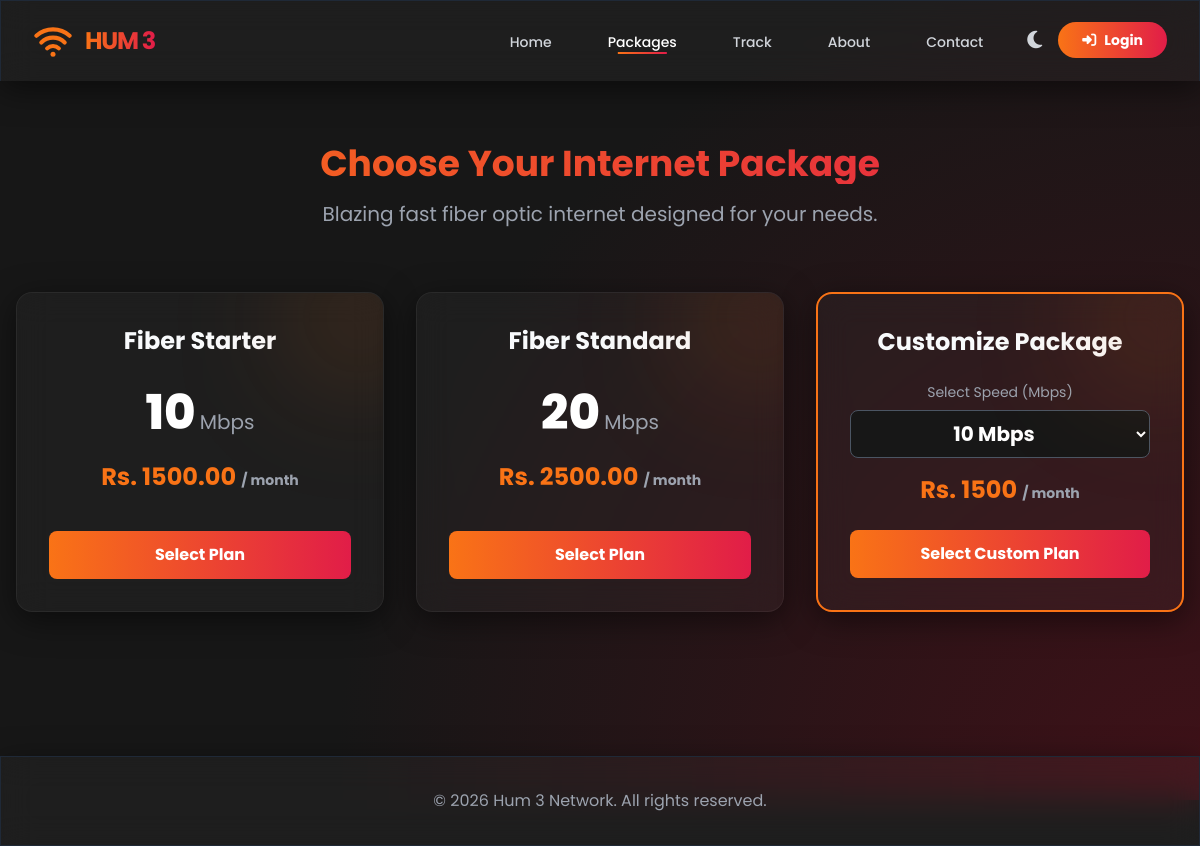
The page /billing/packages/ on the database its author committed.
### billing/models.py (models this page shows, shortened)
class Package(models.Model):
    name = models.CharField(max_length=100)
    speed_mbps = models.IntegerField()
    price = models.DecimalField(max_digits=10, decimal_places=2)
    active = models.BooleanField(default=True)

### billing/views.py (the view)
# urls.py: path('packages/', views.packages, name='packages'),
def packages(request):
    packages_list = Package.objects.filter(active=True).order_by('price')
    return render(request, 'billing/packages.html', {'packages': packages_list})

### templates/billing/packages.html (shortened to what this page needs)
{% extends 'base.html' %}
{% block content %}
<div class="max-w-7xl mx-auto px-4 py-16 relative z-10">
    <div class="text-center mb-16">
        <h2 class="text-3xl md:text-4xl font-bold gradient-text mb-4">Choose Your Internet Package</h2>
        <p class="text-xl text-gray-400">Blazing fast fiber optic internet designed for your needs.</p>
    </div>
    <div class="grid grid-cols-1 md:grid-cols-2 lg:grid-cols-3 gap-8">
        {% for pkg in packages %}
        <div class="glass-panel p-8 rounded-2xl flex flex-col items-center text-center transform hover:-translate-y-2 transition duration-300 relative overflow-hidden group">
            <div class="absolute -top-10 -right-10 w-32 h-32 bg-primary/20 rounded-full blur-3xl group-hover:bg-primary/40 transition"></div>
            <h3 class="text-2xl font-bold mb-2">{{ pkg.name }}</h3>
            <div class="my-6">
                <span class="text-4xl md:text-5xl font-extrabold text-white">{{ pkg.speed_mbps }}</span>
                <span class="text-xl text-gray-400">Mbps</span>
            </div>
            <div class="text-2xl font-bold text-primary mb-8">
                Rs. {{ pkg.price }} <span class="text-sm text-gray-400">/ month</span>
            </div>
            <a href="{% url 'purchase' pkg.id %}" class="w-full bg-gradient-to-r from-primary to-secondary text-white font-bold py-3 rounded-lg btn-glow mt-auto text-center">
                Select Plan
            </a>
        </div>
        {% empty %}
        <div class="col-span-3 text-center text-gray-400 py-10">
            No packages available at the moment. Please check back later.
        </div>
        {% endfor %}
        <div class="glass-panel p-8 rounded-2xl flex flex-col items-center text-center transform hover:-translate-y-2 transition duration-300 relative overflow-hidden group border-2 border-primary"
             x-data="{ speed: 10, baseFee: 500, ratePerMb: 100, get price() { return this.baseFee + (this.speed * this.ratePerMb); } }">
            <div class="absolute -top-10 -right-10 w-32 h-32 bg-primary/20 rounded-full blur-3xl group-hover:bg-primary/40 transition"></div>
            <h3 class="text-2xl font-bold mb-2">Customize Package</h3>
            <form action="{% url 'purchase_custom' %}" method="POST" class="w-full flex flex-col flex-grow">
                <div class="my-4 w-full">
                    <label class="block text-sm text-gray-400 mb-2">Select Speed (Mbps)</label>
                    <select name="speed" x-model.number="speed" class="w-full bg-darkBg border border-gray-600 rounded-lg px-4 py-2 text-white focus:outline-none focus:border-primary text-center font-bold text-xl cursor-pointer">
                        <option value="10">10 Mbps</option>
                    </select>
                </div>
                <div class="text-2xl font-bold text-primary mb-6">
                    Rs. <span x-text="price"></span> <span class="text-sm text-gray-400">/ month</span>
                </div>
                <button type="submit" class="w-full bg-gradient-to-r from-primary to-secondary text-white font-bold py-3 rounded-lg btn-glow mt-auto">
                    Select Custom Plan
                </button>
            </form>
        </div>
    </div>
</div>
{% endblock %}

### templates/base.html (shortened to what this page needs)
<!DOCTYPE html>
<html lang="en" class="dark">
<head>
    <script src="https://cdn.tailwindcss.com"></script>
    <link rel="stylesheet" href="https://cdnjs.cloudflare.com/ajax/libs/font-awesome/6.4.0/css/all.min.css">
</head>
<body class="antialiased selection:bg-primary selection:text-white flex flex-col min-h-screen"
      x-data="{ lightMode: localStorage.getItem('theme') === 'light' }"
      x-init="$watch('lightMode', val => {
          localStorage.setItem('theme', val ? 'light' : 'dark');
          if(val) document.documentElement.classList.add('light-theme');
          else document.documentElement.classList.remove('light-theme');
      });
      if(lightMode) document.documentElement.classList.add('light-theme');">
    <div class="particles" id="particles"></div>
    <nav class="fixed w-full z-50 glass-panel border-b-0 border-b border-gray-800" x-data="{ mobileMenuOpen: false }">
        <div class="max-w-7xl mx-auto px-4 sm:px-6 lg:px-8">
            <div class="flex items-center justify-between h-20">
                <div class="flex items-center">
                    <a href="{% url 'home' %}" class="flex items-center gap-3 group">
                        <span class="text-2xl font-bold tracking-tighter gradient-text">HUM 3</span>
                    </a>
                </div>
                <div class="hidden md:block">
                    <div class="ml-10 flex items-baseline space-x-8">
                        <a href="{% url 'home' %}" class="nav-link text-gray-300 hover:text-white px-3 py-2 rounded-md text-sm font-medium transition-colors ">Home</a>
                        <a href="{% url 'packages' %}" class="nav-link text-gray-300 hover:text-white px-3 py-2 rounded-md text-sm font-medium transition-colors {% if request.resolver_match.url_name == 'packages' %}active text-white{% endif %}">Packages</a>
                        <a href="{% url 'track' %}" class="nav-link text-gray-300 hover:text-white px-3 py-2 rounded-md text-sm font-medium transition-colors ">Track</a>
                        <a href="{% url 'about' %}" class="nav-link text-gray-300 hover:text-white px-3 py-2 rounded-md text-sm font-medium transition-colors ">About</a>
                        <a href="{% url 'contact' %}" class="nav-link text-gray-300 hover:text-white px-3 py-2 rounded-md text-sm font-medium transition-colors ">Contact</a>
                        <div class="flex items-center gap-4">
                            <button @click="lightMode = !lightMode" class="text-gray-300 hover:text-white transition focus:outline-none" title="Toggle Light/Dark Mode">
                                <i class="fas fa-moon text-xl" x-show="!lightMode"></i>
                            </button>
                            {% if user.is_authenticated %}
                            <div class="relative" x-data="{ open: false }" @click.away="open = false">
                                <button @click="open = !open" class="bg-gradient-to-r from-primary to-secondary text-white px-6 py-2 rounded-full text-sm font-bold btn-glow flex items-center gap-2">
                                    <i class="fas fa-user-circle"></i> {{ user.username }} <i class="fas fa-chevron-down ml-1 text-xs"></i>
                                </button>
                                <div x-show="open" x-transition x-cloak class="absolute right-0 mt-2 w-48 rounded-md shadow-lg py-1 glass-panel ring-1 ring-black ring-opacity-5 z-50">
                                    <a href="{% url 'dashboard' %}" class="block px-4 py-2 text-sm text-gray-300 hover:text-white hover:bg-white/10"><i class="fas fa-home w-5"></i> Dashboard</a>
                                    <a href="{% url 'edit_profile' %}" class="block px-4 py-2 text-sm text-gray-300 hover:text-white hover:bg-white/10"><i class="fas fa-user-edit w-5"></i> Edit Profile</a>
                                    {% if user.is_staff %}
                                    <a href="{% url 'admin:index' %}" class="block px-4 py-2 text-sm text-gray-300 hover:text-white hover:bg-white/10"><i class="fas fa-cog w-5"></i> Admin Panel</a>
                                    {% endif %}
                                    <div class="border-t border-gray-700 my-1"></div>
                                    <a href="{% url 'account_logout' %}" class="block px-4 py-2 text-sm text-red-400 hover:text-red-300 hover:bg-white/10"><i class="fas fa-sign-out-alt w-5"></i> Logout</a>
                                </div>
                            </div>
                        {% else %}
                            <a href="{% url 'account_login' %}" class="bg-gradient-to-r from-primary to-secondary text-white px-6 py-2 rounded-full text-sm font-bold btn-glow flex items-center gap-2">
                                <i class="fas fa-sign-in-alt"></i> Login
                            </a>
                        {% endif %}
                        </div>
                    </div>
                </div>
            </div>
        </div>
    </nav>
    <main class="flex-grow pt-20">
        {% block content %}
        {% endblock content %}
    </main>
    <footer class="glass-panel mt-20 border-t border-gray-800 py-8">
        <div class="max-w-7xl mx-auto px-4 sm:px-6 lg:px-8 text-center text-gray-400">
            <p>&copy; 2026 Hum 3 Network. All rights reserved.</p>
        </div>
    </footer>
</body>
</html>

### templates/base.html (style rules this page uses)
body { font-family: 'Poppins', sans-serif; background-color: #171717; color: #f8fafc; overflow-x: hidden; }
.glass-panel { background: rgba(255, 255, 255, 0.03); backdrop-filter: blur(16px); -webkit-backdrop-filter: blur(16px); border: 1px solid rgba(255, 255, 255, 0.05); box-shadow: 0 8px 32px 0 rgba(0, 0, 0, 0.5); }
.gradient-text { background: linear-gradient(90deg, #f97316, #e11d48); -webkit-background-clip: text; -webkit-text-fill-color: transparent; background-clip: text; }
.particles { position: fixed; top: 0; left: 0; width: 100vw; height: 100vh; z-index: -1; overflow: hidden; background: radial-gradient(circle at center, #3f1118 0%, #171717 60%); background-size: 200% 200%; animation: bgShift 15s ease infinite; }
.nav-link { position: relative; }
.nav-link::after { content: ''; position: absolute; width: 0; height: 2px; bottom: 6px; left: 50%; transform: translateX(-50%); background: linear-gradient(90deg, #f97316, #e11d48); transition: width 0.3s ease; }
.nav-link.active::after { width: calc((100% - 1.5rem) * 0.7); }
.btn-glow { transition: all 0.3s ease; }

### rows shown on the page
Package: name "Fiber Starter", speed_mbps "10", price "1500.00"
Package: name "Fiber Standard", speed_mbps "20", price "2500.00"
